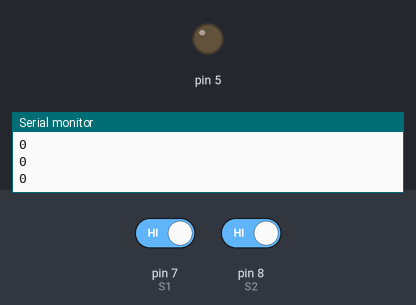
This sketch was run on a simulated Arduino Uno, built with avr-gcc and run on an emulated ATmega328P. Shown: output pins drawn as LEDs (lit = HIGH), the last lines printed to the serial monitor. The test bench sets the inputs (shaded band); at power-on: pin 7 (S1) HIGH, pin 8 (S2) HIGH.

Above: at 1.2 s.
1.3 s: pin 7 (S1) driven LOW and pin 8 (S2) driven LOW
At 5.7 s:
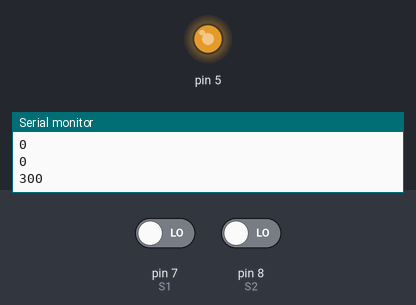
Timing chart, 0 to 7.2 s (numbered marks = the images above; inputs shaded):
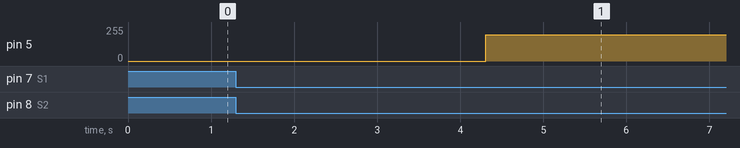

The sketch:

No._of_people.ino
```cpp
int j;
int k;
int i;
int S1 = 7;
int S2 = 8;
int v1s;
int v2s;

void setup() {
  // put your setup code here, to run once:
Serial.begin(9600);
pinMode(S1, INPUT);
pinMode(S2,INPUT);
pinMode(5, OUTPUT);
}

void loop() {
  // put your main code here, to run repeatedly:

v1s = digitalRead(S1);
v2s = digitalRead(S2);
j = 0;
if (v1s==0){
  for (i=0;i<300;i++)
{
  if (v2s==0){
    j = j+1;
  }
  delay(10);
}
}
else if (v2s==0){
  for (k=0;k<300;k++)
{
  if (v1s==0){
    j = j-1;
  }
  delay(10);
}
}
Serial.println(j);
analogWrite(5,51*j);
}
```

Measured:
- after the input at 1.3 s, pin 5: 0/255 → 196/255 after 3.0 s
